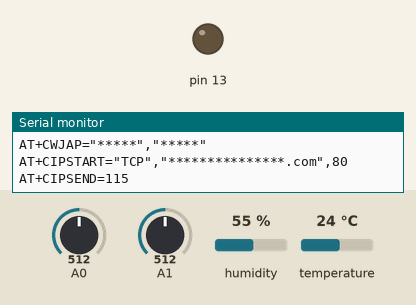
Recording of a sketch running on a simulated Arduino Uno, built with avr-gcc and run on an emulated ATmega328P. Parts: output pins drawn as LEDs (lit = HIGH), the last lines printed to the serial monitor. The inputs (shaded band) are chosen by the test bench; at power-on: A0 = 512, A1 = 512, humidity 55 %, temperature 24 °C.

Above: at 3.3 s.
At 15.5 s:
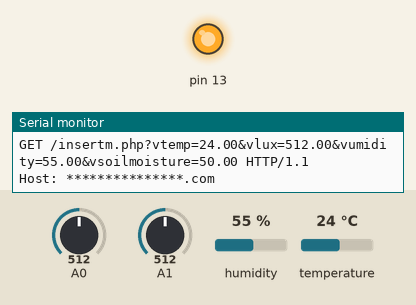
Timing chart, 0 to 17.0 s (numbered marks = the images above):
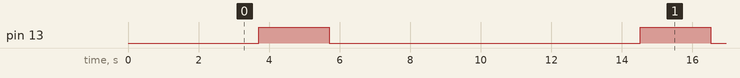

The sketch:

bonsarduino.ino
```cpp
#include <DHT.h>
#define DHTPIN 2                                  // what digital pin we're connected to
#define DHTTYPE DHT22                             // DHT 22  (AM2302), AM2321
#define TIMEOUT     5000                          // mS


String NOME = "*****";                            // Wifi SSID
String PASS = "*****";                            // WiFi Password

DHT dht(DHTPIN, DHTTYPE);

void setup()
{
  pinMode(13, OUTPUT);
  Serial.begin(115200);                           // Communication with ESP8266 via 3.3V
  Serial.setTimeout(TIMEOUT);                     // Set the timeout value for the ESP8266

  delay(1000);                                    // Delay to complete setup
  Serial.println("AT+RST");                       // Reset
  delay(1000);
  Serial.println("AT+CWMODE=1");                  // Client mode
  delay(200);
  Serial.println("AT+CIPMUX=0");                  // Allow a single connection
  delay(200);

  String cmd = "AT+CWJAP=\""+NOME+"\",\""+PASS+"\""; //Connect to your AP
  Serial.println(cmd);
  dht.begin();
  delay(500);
}

void loop()
{
  String cmd;
  // That's for sensor  AM302 DHT22
  // Reading temperature or humidity takes about 250 milliseconds!
  // Sensor readings may also be up to 2 seconds 'old' (its a very slow sensor)
  float h = dht.readHumidity();
  // Read temperature as Celsius (the default)
  float t = dht.readTemperature();
  // Read temperature as Fahrenheit (isFahrenheit = true)
  // float f = dht.readTemperature(true); I dont need it
  float sm = analogRead(0); // Read Soil moisture as analog number
  sm = (sm * 100)/ 1024; // Convert into Percentual number
  float l = analogRead(1); // Read Brightness as analog number

  cmd = "AT+CIPSTART=\"TCP\",\"***************.com\",80";   // Establish TCP connection
  Serial.println(cmd);
  delay(200);

  cmd = "GET /insertm.php?vtemp="+String(t)+"&vlux="+String(l)+"&vumidity="+String(h)+"&vsoilmoisture="+String(sm)+" HTTP/1.1"; //I used a simple GET request to save sensors' values in my website
  String cmd2 = "Host: ***************.com";
  int requestlenght = cmd.length()+ cmd2.length()+ 6; //Request's lenght + 6(\r\n)
  Serial.println("AT+CIPSEND="+String(requestlenght));
  delay(200);
  Serial.println(cmd);                              // Send the raw HTTP request
  delay(200);
  Serial.println(cmd2);                             // Send the Host of the request
  delay(200);

  Serial.println("");
  digitalWrite(13, HIGH);                           // turn the LED on
  delay(2000);
  digitalWrite(13, LOW);
  delay(8000);
}
```

Measured:
- by itself, pin 13: alternates HIGH for 2.0 s and LOW for 8.8 s
